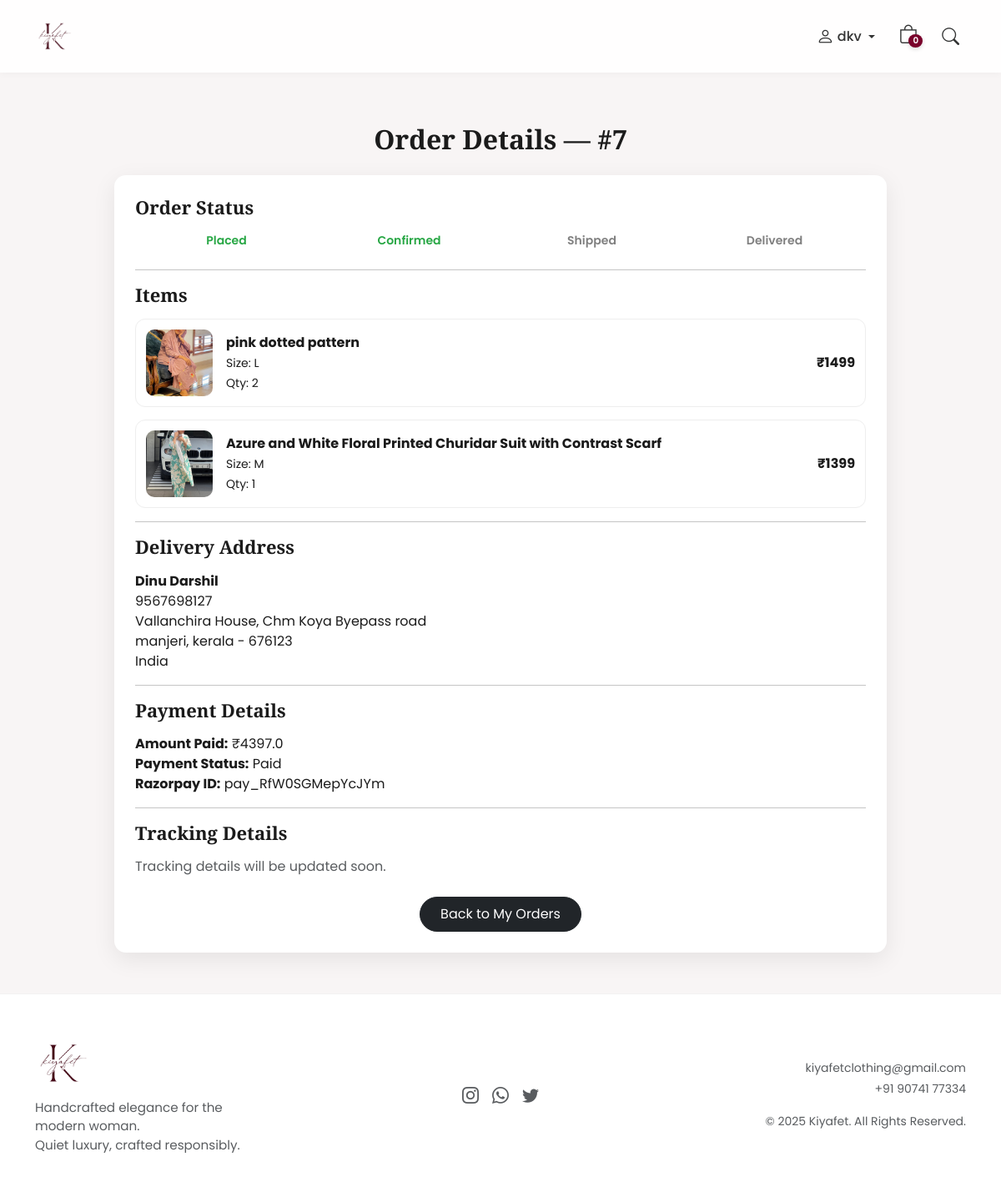
Screenshot of /order/7/ (signed in) with the database file from the repository.
### store_app/models.py (models this page shows, shortened)
class Order(models.Model):
    ORDER_STATUS = (
        ("placed", "Order Placed"),
        ("confirmed", "Order Confirmed"),
        ("shipped", "Shipped"),
        ("delivered", "Delivered"),
    )
    user = models.ForeignKey(User, on_delete=models.CASCADE)
    address = models.ForeignKey(Address, on_delete=models.SET_NULL, null=True)
    full_name = models.CharField(max_length=100)
    phone = models.CharField(max_length=15)
    total_amount = models.FloatField()
    payment_status = models.CharField(max_length=20, default="Pending")
    payment_id = models.CharField(max_length=200, blank=True, null=True)
    status = models.CharField(max_length=20, choices=ORDER_STATUS, default="placed")
    tracking_id = models.CharField(max_length=200, blank=True, null=True)
    courier_name = models.CharField(max_length=100, blank=True, null=True)
    created_at = models.DateTimeField(auto_now_add=True)

class OrderItem(models.Model):
    order = models.ForeignKey(Order, on_delete=models.CASCADE)
    product = models.ForeignKey(Product, on_delete=models.SET_NULL, null=True)
    quantity = models.PositiveIntegerField(default=1)
    price = models.FloatField()
    size = models.CharField(max_length=10, blank=True, null=True)

class Product(models.Model):
    name = models.CharField(max_length=200)
    category = models.CharField(max_length=50, choices=CATEGORIES)
    price = models.DecimalField(max_digits=10, decimal_places=2)
    description = models.TextField(blank=True, null=True)
    cover_image = models.ImageField(upload_to="products/cover/")
    created_at = models.DateTimeField(auto_now_add=True)

class Address(models.Model):
    user = models.ForeignKey(User, on_delete=models.CASCADE)
    full_name = models.CharField(max_length=100)
    phone = models.CharField(max_length=15)
    house = models.CharField(max_length=200)
    street = models.CharField(max_length=200)
    city = models.CharField(max_length=100)
    state = models.CharField(max_length=100)
    pincode = models.CharField(max_length=10)
    country = models.CharField(max_length=100, default="India")

### store_app/views.py (the view)
# urls.py: path("order/<int:order_id>/", views.OrderDetailView.as_view(), name="order_detail"),
class OrderDetailView(View):
    def get(self, request, order_id):
        order = get_object_or_404(Order, id=order_id, user=request.user)
        order_items = order.orderitem_set.all()
        return render(request, "order_detail.html", {
            "order": order,
            "items": order_items,
        })

### store_app/context_processors.py (called while the page is built)
def cart_item_count(request):
    if request.user.is_authenticated:
        count = CartItem.objects.filter(user=request.user).count()
    else:
        count = 0
    return {'cart_item_count': count}

### store_app/templates/order_detail.html (shortened to what this page needs)
{% extends 'customer_base.html' %}
{% load static %}
{% block content %}
<div class="container my-5" style="max-width:950px;">
    <h2 class="mb-4 text-center" style="font-family:'Playfair Display', serif; font-weight:600;">
        Order Details — #{{ order.id }}
    </h2>
    <div class="order-card mb-4">
        <h5 class="section-title mb-3">Order Status</h5>
        <div class="d-flex justify-content-between mb-4">
            <div class="status-step {% if order.status in 'placed confirmed shipped delivered' %}status-active{% endif %}">
                Placed
            </div>
            <div class="status-step {% if order.status in 'confirmed shipped delivered' %}status-active{% endif %}">
                Confirmed
            </div>
            <div class="status-step {% if order.status in 'shipped delivered' %}status-active{% endif %}">
                Shipped
            </div>
            <div class="status-step {% if order.status == 'delivered' %}status-active{% endif %}">
                Delivered
            </div>
        </div>
        <hr>
        <h5 class="section-title mb-3">Items</h5>
        {% for item in items %}
        <div class="product-box d-flex align-items-center">
            <img src="{{ item.product.cover_image.url }}" class="product-img me-3">
            <div class="flex-grow-1">
                <strong>{{ item.product.name }}</strong><br>
                <small>Size: {{ item.size }}</small><br>
                <small>Qty: {{ item.quantity }}</small>
            </div>
            <div class="fw-bold">
                ₹{{ item.price|floatformat:0 }}
            </div>
        </div>
        {% endfor %}
        <hr>
        <h5 class="section-title mb-3">Delivery Address</h5>
        <p>
            <strong>{{ order.full_name }}</strong><br>
            {{ order.phone }}<br>
            {{ order.address.house }}, {{ order.address.street }}<br>
            {{ order.address.city }}, {{ order.address.state }} - {{ order.address.pincode }}<br>
            {{ order.address.country }}
        </p>
        <hr>
        <h5 class="section-title mb-3">Payment Details</h5>
        <p>
            <strong>Amount Paid:</strong> ₹{{ order.total_amount }} <br>
            <strong>Payment Status:</strong> {{ order.payment_status }} <br>
            <strong>Razorpay ID:</strong> {{ order.payment_id }}
        </p>
        <hr>
        <h5 class="section-title mb-3">Tracking Details</h5>
        {% if order.tracking_id %}
            <p><strong>Tracking ID:</strong> {{ order.tracking_id }}</p>
            <p><strong>Courier:</strong> {{ order.courier_name }}</p>
        {% else %}
            <p class="text-muted">Tracking details will be updated soon.</p>
        {% endif %}
        <div class="text-center mt-4">
            <a href="{% url 'orders_list' %}" class="btn btn-dark px-4 py-2 rounded-pill">
                Back to My Orders
            </a>
        </div>
    </div>
</div>
{% endblock %}

### store_app/templates/customer_base.html (shortened to what this page needs)
{% load static %}
<!doctype html>
<html lang="en">
<head>
    <link href="https://cdn.jsdelivr.net/npm/bootstrap@5.3.2/dist/css/bootstrap.min.css" rel="stylesheet">
    <link href="https://cdn.jsdelivr.net/npm/bootstrap-icons@1.11.1/font/bootstrap-icons.css" rel="stylesheet">
</head>
<body>
    <nav class="navbar navbar-expand-lg fixed-top py-3">
        <div class="container d-flex align-items-center justify-content-between">
            <a class="navbar-brand" href="{% url 'home' %}">
                <img src="{% static 'logo.png' %}" alt="Kiyafet" style="height:45px;">
            </a>
            <div class="collapse navbar-collapse justify-content-end" id="navMenu">
                <ul class="navbar-nav align-items-center gap-3">
                    <li class="nav-item dropdown position-relative">
                        <a href="#" class="nav-link d-flex align-items-center gap-1 dropdown-toggle"
                            id="accountDropdown" role="button" data-bs-toggle="dropdown" aria-expanded="false">
                            <i class="bi bi-person" style="font-size:1.3rem;"></i>
                            {% if user.is_authenticated %}
                            <span class="d-none d-lg-inline fw-medium">{{ request.user.username }}</span>
                            {% else %}
                            <span class="d-none d-lg-inline fw-medium">Account</span>
                            {% endif %}
                        </a>
                    </li>
                    <li class="nav-item position-relative">
                        <a href="{% url 'cart_view' %}" class="nav-link position-relative d-inline-block"
                            style="padding: 0 5px;">
                            <i class="bi bi-bag" style="font-size:1.4rem; line-height:1;"></i>
                            <span class="cart-badge">
                                {% if user.is_authenticated %}
                                {{ cart_item_count|default:0 }}
                                {% else %}
                                0
                                {% endif %}
                            </span>
                        </a>
                    </li>
                    <li class="nav-item">
                        <a href="#" class="nav-link"><i class="bi bi-search" style="font-size:1.3rem;"></i></a>
                    </li>
                </ul>
            </div>
        </div>
    </nav>
    <main>
        {% block content %}{% endblock %}
    </main>
    <footer>
        <div class="container">
            <div class="row align-items-center text-center text-md-start g-4">
                <div class="col-md-4">
                    <div class="d-flex flex-column align-items-center align-items-md-start">
                        <img src="{% static 'logo.png' %}" alt="Kiyafet Logo" style="height:65px; margin-bottom:10px;">
                        <p class="text-muted mb-0" style="max-width:280px; font-size:0.95rem;">
                            Handcrafted elegance for the modern woman.<br>Quiet luxury, crafted responsibly.
                        </p>
                    </div>
                </div>
                <div class="col-md-4 text-center">
                    <div class="d-flex justify-content-center gap-3 fs-5">
                        <a href="https://www.instagram.com/kiyafet.__?utm_source=ig_web_button_share_sheet&igsh=ZDNlZDc0MzIxNw=="
                            class="text-muted"><i class="bi bi-instagram"></i></a>
                        <a href="https://wa.me/919074177334" target="_blank" class="text-muted"><i
                                class="bi bi-whatsapp"></i></a>
                        <a href="#" class="text-muted"><i class="bi bi-twitter"></i></a>
                    </div>
                </div>
                <div class="col-md-4 text-center text-md-end">
                    <small class="d-block mb-1">
                        <a href="mailto:kiyafetclothing@gmail.com" class="text-muted text-decoration-none">
                            kiyafetclothing@gmail.com
                        </a>
                    </small>
                    <small class="d-block mb-3">
                        <a href="tel:+919074177334" class="text-muted text-decoration-none">
                            +91 90741 77334
                        </a>
                    </small>
                    <small class="text-muted">© 2025 Kiyafet. All Rights Reserved.</small>
                </div>
            </div>
        </div>
    </footer>
</body>
</html>

### store_app/templates/customer_base.html (style rules this page uses)
:root { --bg-light: #f8f5f5; --panel: #fff; --rose: #7a002b; --accent: #b49782; --ink: #1b1b1b; }
html, body { height: 100%; margin: 0; }
body { display: flex; flex-direction: column; min-height: 100vh; background: var(--bg-light); font-family: 'Poppins', sans-serif; color: var(--ink); }
main { flex: 1; padding-top: 100px; }
.navbar { background: rgba(255, 255, 255, 0.9); backdrop-filter: blur(10px); transition: all 0.35s ease; box-shadow: 0 2px 8px rgba(0, 0, 0, 0.03); }
.nav-link { color: #333 !important; font-weight: 500; }
footer { background: #fff; padding: 50px 0; border-top: 1px solid rgba(0, 0, 0, 0.05); color: #555; margin-top: auto; }
footer a { color: var(--rose); text-decoration: none; }
.cart-badge { position: absolute; top: 11px; right: -1px; background-color: var(--rose); color: #fff; font-size: 0.65rem; font-weight: 600; border-radius: 50%; padding: 2px 5px; min-width: 16px; text-align: center; line-height: 1.1; box-shadow: 0 2px 5px rgba(0, 0, 0, 0.15); }

### store_app/templates/order_detail.html (style rules this page uses)
.order-card { background: #fff; padding: 25px; border-radius: 14px; box-shadow: 0 8px 28px rgba(0,0,0,0.08); }
.section-title { font-family: 'Playfair Display', serif; font-size: 22px; font-weight: 600; }
.status-step { width: 25%; text-align: center; font-size: 14px; font-weight: 600; color: grey; }
.status-active { color: #28a745; }
.product-box { padding: 12px; border-radius: 12px; border: 1px solid #eee; margin-bottom: 15px; }
.product-img { width: 80px; height: 80px; object-fit: cover; border-radius: 10px; }

### rows the page displays
Order: id "7", full_name "Dinu Darshil", phone "9567698127", address.house "Vallanchira House", address.street "Chm Koya Byepass road", address.city "manjeri", address.state "kerala", address.pincode "676123", address.country "India", total_amount "4397.0", payment_status "Paid", payment_id "pay_RfW0SGMepYcJYm"
OrderItem: product.cover_image (picture), product.name "pink dotted pattern", size "L", quantity "2", price "1499"
OrderItem: product.cover_image (picture), product.name "Azure and White Floral Printed Churidar Suit with Contrast Scarf", size "M", quantity "1", price "1399"

### other values shown
{{ request.user.username }} "dkv"
{{ cart_item_count|default:0 }} "0"
